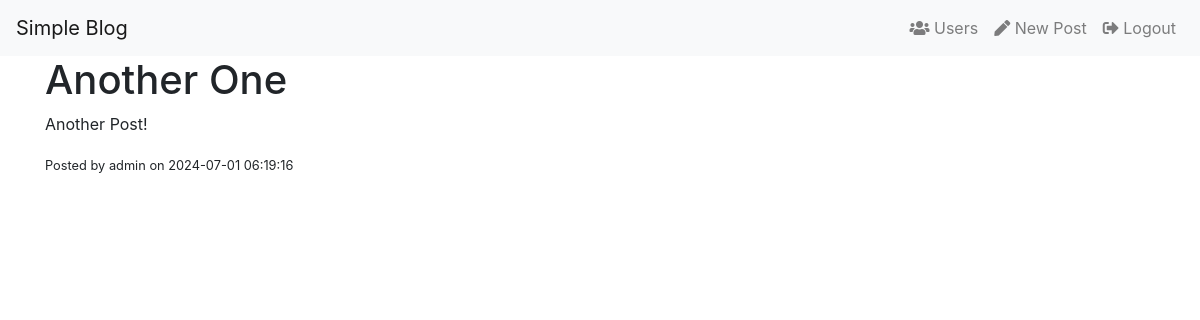
The app's page /post/2 (signed in) with its own data.
### app/models.py (models this page shows, shortened)
class Post(db.Model):
    id = db.Column(db.Integer, primary_key=True)
    title = db.Column(db.String(140))
    body = db.Column(db.Text)
    timestamp = db.Column(db.DateTime, index=True, default=datetime.utcnow)
    user_id = db.Column(db.Integer, db.ForeignKey('user.id'))

class User(UserMixin, db.Model):
    id = db.Column(db.Integer, primary_key=True)
    username = db.Column(db.String(128), index=True, unique=True)
    email = db.Column(db.String(255), index=True, unique=True)
    password_hash = db.Column(db.String(255))
    is_admin = db.Column(db.Boolean, default=False)  # Add this line
    posts = db.relationship('Post', backref='author', lazy='dynamic')

### app/routes.py (the view)
@app.route('/post/<int:id>')
def post(id):
    post = Post.query.get_or_404(id)
    return render_template('post.html', post=post)

### app/models.py (called while the page is built)
@login.user_loader
def load_user(id):
    return User.query.get(int(id))

### app/templates/post.html (shortened to what this page needs)
{% extends "base.html" %}
{% block content %}
    <h1>{{ post.title }}</h1>
    <p>{{ post.body }}</p>
    <p><small>Posted by {{ post.author.username }} on {{ post.timestamp.strftime('%Y-%m-%d %H:%M:%S') }}</small></p>
{% endblock %}

### records on screen
Post: title "Another One", body "Another Post!", timestamp "2024-07-01 06:19:16"
User: author.username "admin"
